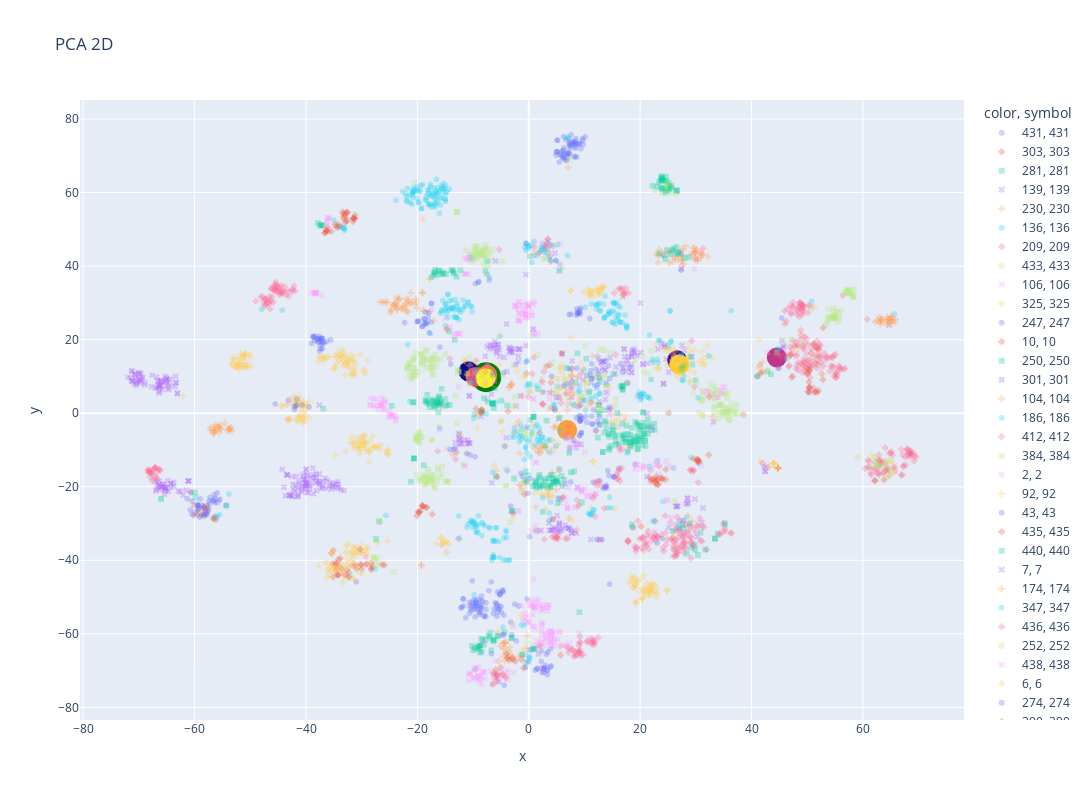

The notebook cell saved with this chart:
### Code cell
tsne = TSNE(n_components=2)
articles_tsne = tsne.fit_transform(
    pd.concat(
        [
            articles_sample[
                ["embedding_" + str(i) for i in range(articles_embeddings.shape[1])]
            ],
            closest_articles[
                ["embedding_" + str(i) for i in range(articles_embeddings.shape[1])]
            ],
            interest[
                ["embedding_" + str(i) for i in range(articles_embeddings.shape[1])]
            ],
        ]
    )
)

interest_tsne = articles_tsne[-1:]
articles_tsne = articles_tsne[:-1]

closest_articles_tsne = articles_tsne[-len(closest_articles) :]
articles_tsne = articles_tsne[: -len(closest_articles)]


# Plot the data in the t-SNE space
fig = px.scatter(
    x=articles_tsne[:, 0],
    y=articles_tsne[:, 1],
    color=articles_sample["category_id"],
    symbol=articles_sample["category_id"],
    title="t-SNE 2D",
    opacity=0.3,
    width=1200,
    height=800,
)
fig.add_scatter(
    x=interest_tsne[:, 0],
    y=interest_tsne[:, 1],
    mode="markers",
    marker=dict(color="green", size=30),
    text=f"User interest \n user_id: {user_id} \n category_id: {interest['category_id'].iloc[0]}",
)
fig.add_scatter(
    x=closest_articles_tsne[:, 0],
    y=closest_articles_tsne[:, 1],
    mode="markers",
    marker=dict(color=list(range(len(closest_articles_tsne))), size=20),
    text=[
        f"rank: {i} / article_id: {a.article_id} / category_id: {a.category_id}"
        for i, a in enumerate(closest_articles.itertuples())
    ],
)
fig.show()
